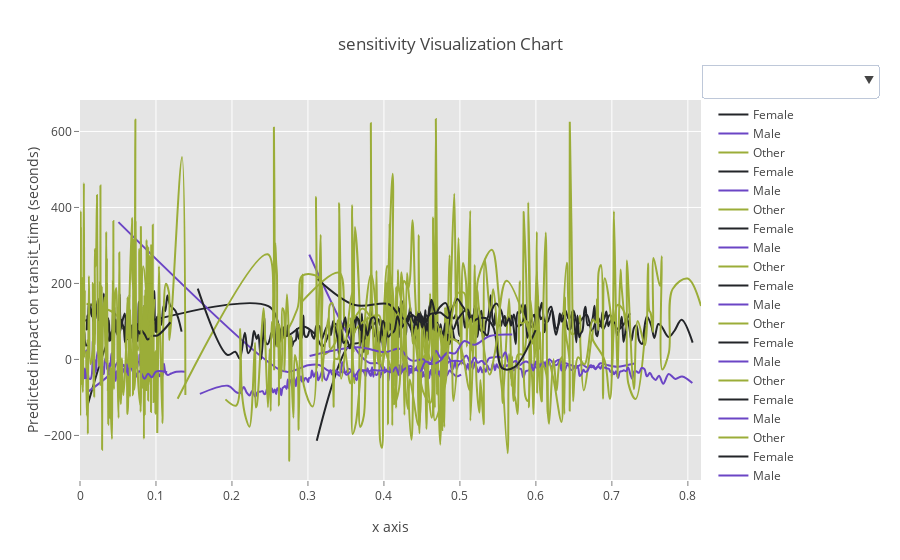

The notebook cell saved with this chart:
### Code cell
RE.data_set.viz_now(groupby_name='gender')
